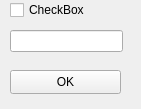
<?xml version="1.0" encoding="UTF-8"?>
<ui version="4.0">
 <class>Form</class>
 <widget class="QWidget" name="Form">
  <property name="geometry">
   <rect>
    <x>0</x>
    <y>0</y>
    <width>141</width>
    <height>109</height>
   </rect>
  </property>
  <property name="windowTitle">
   <string>Form</string>
  </property>
  <widget class="QLineEdit" name="lineEdit_2">
   <property name="geometry">
    <rect>
     <x>10</x>
     <y>30</y>
     <width>113</width>
     <height>22</height>
    </rect>
   </property>
  </widget>
  <widget class="QPushButton" name="pushButton_2">
   <property name="geometry">
    <rect>
     <x>10</x>
     <y>70</y>
     <width>111</width>
     <height>24</height>
    </rect>
   </property>
   <property name="text">
    <string>OK</string>
   </property>
  </widget>
  <widget class="QCheckBox" name="checkBox">
   <property name="geometry">
    <rect>
     <x>10</x>
     <y>0</y>
     <width>76</width>
     <height>20</height>
    </rect>
   </property>
   <property name="text">
    <string>CheckBox</string>
   </property>
  </widget>
 </widget>
 <resources/>
 <connections/>
</ui>
